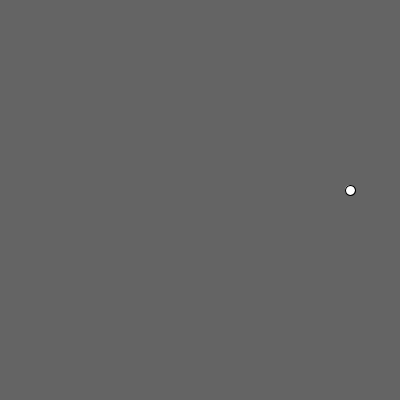
Frame 1 (no input)
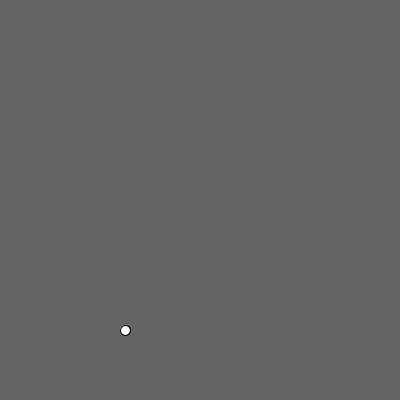
Frame 60 (the mouse pressed at the canvas centre just before this capture)
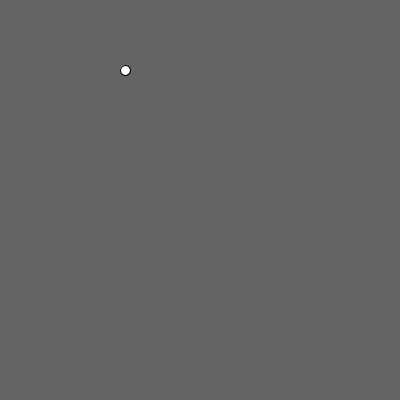
Frame 120 (the mouse held since frame 60 and released just before this capture)

The Processing sketch that drew these frames (run headless with seeded random() and noise(); from frame 60 on, the mouse is pressed at the canvas centre):

// Processing sketch: sketch_pde
// ── sketch_pde.pde
int x, y, r ;
float alf;
void setup()
{
  size (400,400);
  r=150;
}
void draw ()
{
  background(100);
  alf=alf-4;
  x=200+ round(r*cos(PI*alf/180));
  y=200+ round(r*sin(PI*alf/180));
  ellipse(x,y,10,10);
  
}
